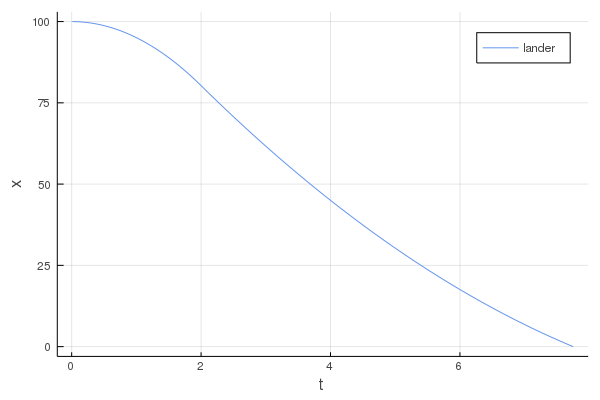

Julia code for this plot:
using Plots

dt = 0.01
g = 9.80665
s = 2
a = 1.2


function lander(x_0, v_0)
    x = x_0
    v = v_0
    t = 0
    xs = []
    ts = []
    while (x > 0)
        f = t >= s ? a : 0
        v += (g-f*g)*dt
        x -= v*dt
        t += dt
        push!(xs, x)
        push!(ts, t)
    end

    (xs, ts)
end
xs, ts = lander(100, 0)

plot(ts, xs, label="lander",xlabel="t",ylabel="x", color=:cornflowerblue)
savefig("lander.png")